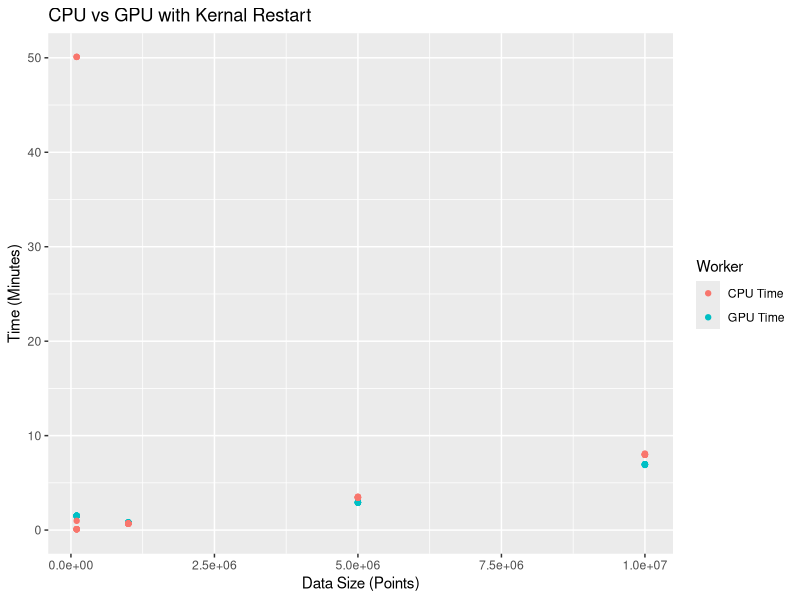

Reproduce this figure in R.
library(tidyverse)
setwd('~/Documents/github/cpuvgpu/testing/data')
results <- read_csv("ubuntu.csv")

restart <- c(1, 3, 11, 12, 15, 16, 17, 18, 19, 20, 22) # Full kernal restart between tests
reseed <- c(4, 8, 9, 10, 13, 14, 21, 22) # reseed between tests
noReseed <- c(2, 5, 6, 7) # no reseeds between tests

pointPlot <- function(data, lim = NA, name = "CPU v GPU"){
  ggplot(data, aes(x = data_size, y=y)) + 
    geom_point(aes(y = gpu_time, col = "GPU Time")) + 
    geom_point(aes(y = cpu_time, col = "CPU Time")) +
    ylim(0, lim) +
    labs(
      title = name,
      x = "Data Size (Points)",
      y = "Time (Minutes)",
      color = "Worker"
    )
}

linePlot <- function(data, lim = NA){
  ggplot(data, aes(x = data_size, y=y)) + 
    geom_point(aes(y = gpu_time, col = "GPU Time")) + 
    geom_point(aes(y = cpu_time, col = "CPU Time")) +
    ylim(0, lim) +
    labs(
      title = "CPU vs GPU with Kernal Restart",
      x = "Data Size (Points)",
      y = "Time (Minutes)",
      color = "Worker"
    )
}

buildData <-function(combinedResults, selection){
  combinedResults <- combinedResults %>% filter(Test %in% selection) %>%
    select(-Test)
  return(combinedResults)
}
# plot(data_size, cpu_time)

# ilter rows we want

buildData(results, restart) %>% pointPlot(NA, "CPU vs GPU with Kernal Restart")
